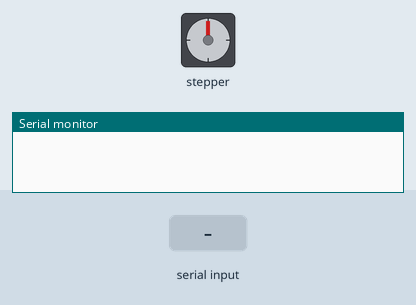
Simulated run of this program. Board: Arduino Uno, built with avr-gcc and run on an emulated ATmega328P. Shown: stepper motor, the last lines printed to the serial monitor. The test bench sets the inputs (shaded band). Stepper angles assume 1048 steps per turn.

Above: at 1.2 s.
1.3 s: "90,45,200\n" received over Serial
At 1.75 s:
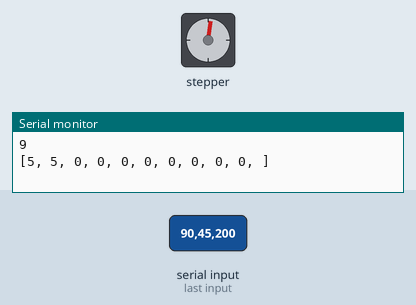
At 2.35 s:
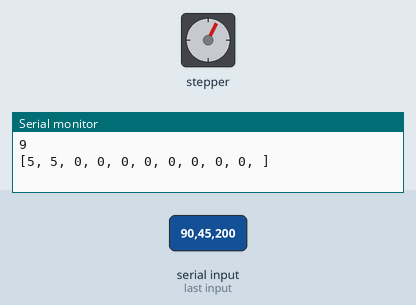
Timing chart, 0 to 19.3 s (numbered marks = the images above; inputs shaded):
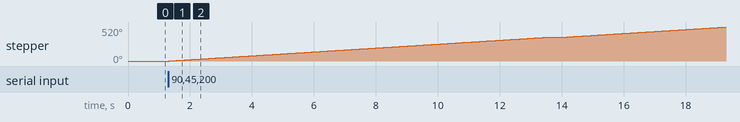

The program:

main.cpp
```cpp
#include <Arduino.h>
#include <Stepper.h>

#define STEPPER_A_PIN_1         0
#define STEPPER_A_PIN_2         1
#define STEPPER_A_PIN_3         2
#define STEPPER_A_PIN_4         3
#define STEPPER_B_PIN_1         4
#define STEPPER_B_PIN_2         5
#define STEPPER_B_PIN_3         6
#define STEPPER_B_PIN_4         7
#define STEPPER_C_PIN_1         8
#define STEPPER_C_PIN_2         9
#define STEPPER_C_PIN_3         10
#define STEPPER_C_PIN_4         11

#define STEPS_PER_REVOLUTION    1048


String yomama;
int result[15] = {0};
int *lalala = nullptr;
int divs[3] = { 50, 20, 5 };

/*
  Stepper motor A is voor het 50 euro biljet
  Stepper motor B is voor het 20 euro biljet
  Stepper motor C is voor het
*/
Stepper stepperA = Stepper(STEPS_PER_REVOLUTION, STEPPER_A_PIN_1, STEPPER_A_PIN_2, STEPPER_A_PIN_3, STEPPER_A_PIN_4);
Stepper stepperB = Stepper(STEPS_PER_REVOLUTION, STEPPER_B_PIN_1, STEPPER_B_PIN_2, STEPPER_B_PIN_3, STEPPER_B_PIN_4);
Stepper stepperC = Stepper(STEPS_PER_REVOLUTION, STEPPER_C_PIN_1, STEPPER_C_PIN_2, STEPPER_C_PIN_3, STEPPER_C_PIN_4);


/**
 * Function to chop a number in a selection of smaller numbers
 *
 * @param number
 * @param dividers
 * @param last_divider
 * @return int
*/
int *chop_number_smaller(int number, int *dividers, int last_divider)
{
    int rest = number;

    int rp = 0;
    int dp = 0;

    while (rest != 0) {
        if (rest > dividers[dp]) {
            int temp = rest;
            rest = rest % dividers[dp];
            int total = (temp - rest) / dividers[dp];
            for (int i = 0; i < total; i++) {
                result[rp] = dividers[dp];
                rp++;
            }
        } else if (rest < dividers[dp]) {
            if (dividers[dp] == last_divider) {
                rest = rest + last_divider - rest;
            } else {
                dp++;
            }
        } else {
            result[rp] = dividers[dp];
            rest = rest % dividers[dp];
            rp++;
        }
    }

    return result;
}


void setup()
{
  // put your setup code here, to run once:
  Serial.begin(115200);

  // init steppers
  stepperA.setSpeed(5);
  stepperB.setSpeed(5);
  stepperC.setSpeed(5);
}


void loop()
{
  yomama = "";
  // put your main code here, to run repeatedly:
  if (Serial.available()) {
    char n = Serial.read();
    yomama+=n;

    Serial.println(yomama.toInt());

    // if (yomama.endsWith("\r") || yomama.endsWith("\n")) {
    //   Serial.println("[info]\tsend: " + yomama);
    // }
  }

  if (yomama.toInt() != 0) {
    lalala = chop_number_smaller(yomama.toInt(), divs, 5);

    Serial.print("[");
    for (int i = 0; i < 10; i++) {
      Serial.print(lalala[i]);
      Serial.print(", ");
    }
    Serial.println("]");

    for (int i = 0; i < 10; i++) {
      if (lalala[i] != 0) {
        switch (lalala[i])
        {
          case 50:
            stepperA.step(STEPS_PER_REVOLUTION);
            break;
          case 20:
            stepperB.step(STEPS_PER_REVOLUTION);
            delay(500);
            break;
          case 5:
            stepperC.step(STEPS_PER_REVOLUTION);
            delay(500);
            break;
        }
      }
    }
  }
}
```

Measured:
- after the input at 1.3 s, stepper: turns 360° clockwise in 12.1 s, then 160° clockwise in 5.3 s
